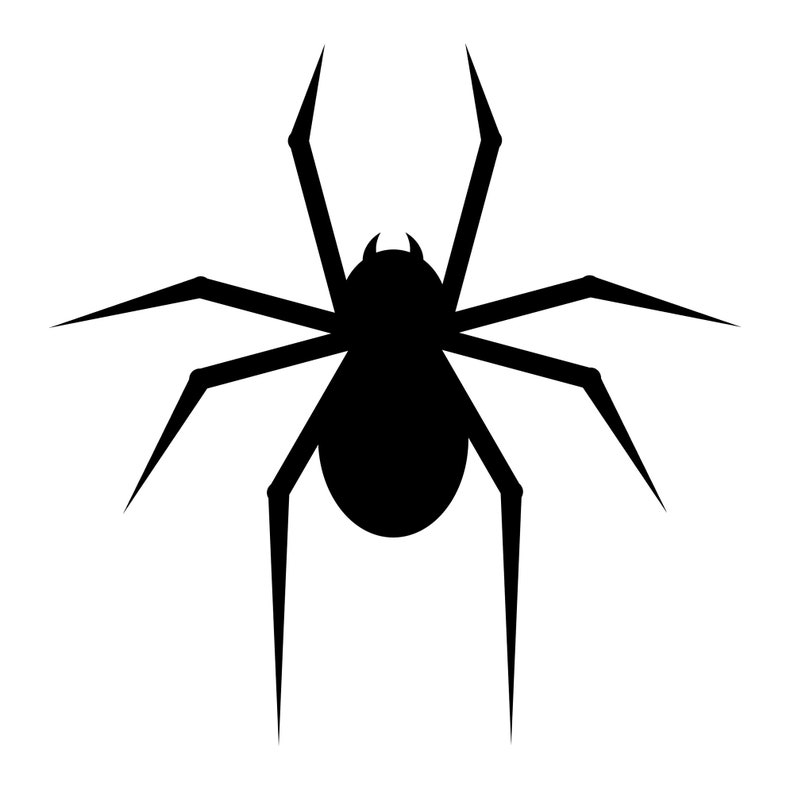
#> input picture ascii/spider.jpg, 794 x 794 px
$ python ascii.py
#> lines starting #> are read from the running program, lines starting #| are printed output that depends on the picture
#> the answer given: spider.jpg
#> in main, image is the input picture: PIL image 794x794 RGB; min 0, max 255, mean 226.8
import PIL
import os
# ascii characters used to build the output text
ASCII_CHARS = ["@", "#", "S", "%", "?", "*", "+", ";", ":", ",", "."]

# resize image according to a new width
def resize_image(image, new_width=100):
#> called with new_width = 100
    width, height = image.size
#> width = 794; height = 794
    ratio = height/width
#> ratio = 1
    new_height = int(new_width * ratio)
#> new_height = 100
    resized_image = image.resize((new_width, new_height))
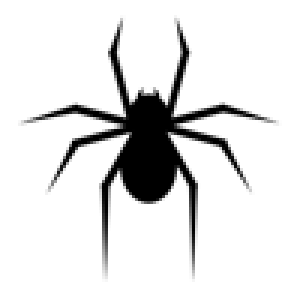
#> resized_image: PIL image 100x100 RGB (shown 3 times larger); min 0, max 255, mean 226.7
    return(resized_image)

# convert each pixel to grayscale
def grayify(image):
    grayscale_image = image.convert("L")
    return(grayscale_image)

# convert pixels to a string of ascii characters
def pixels_to_ascii(image):
    pixels = image.getdata()
    characters = "".join([ASCII_CHARS[pixel//25] for pixel in pixels])
    return(characters)

def main(new_width=100):
    current_path = os.getcwd()
    print(current_path)
    # attempt to open image from user-input
    path = input("Enter a valid pathname to an image:\n")
    try:
        image = PIL.Image.open(path)
    except:
        print(path, " is not a valid pathname to an image.")
        return

    # convert image to ascii
    new_image_data = pixels_to_ascii(grayify(resize_image(image)))

    # format
    pixel_count = len(new_image_data)
#> pixel_count = 10000
    ascii_image = "\n".join([new_image_data[index:(index+new_width)] for index in range(0, pixel_count, new_width)])

    # print result
    print(ascii_image)

    # save result to "ascii_image.txt"
    with open("ascii_image.txt", "w") as f:
        f.write(ascii_image)

# run program
main()
